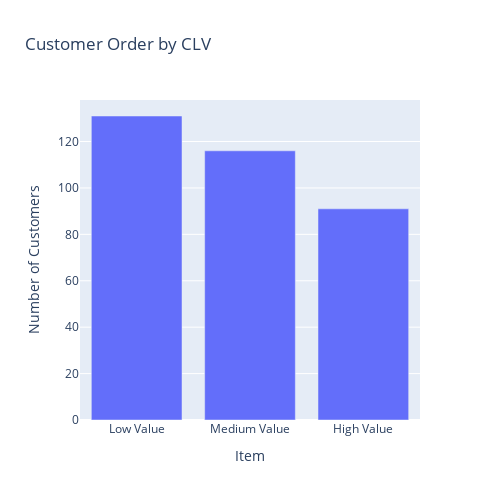

The cell this chart's notebook holds for it:
### Code cell
data['CLV'] = (data['Total_Purchases'] * data['Total_Pages_Viewed']) / data['Age']

data['Item'] = pd.cut(data['CLV'], bins=[1, 2.5, 5, float('inf')],
                         labels=['Low Value', 'Medium Value', 'High Value'])

segment_counts = data['Item'].value_counts().reset_index()
segment_counts.columns = ['Item', 'Count']

# Create a bar chart to visualize the customer segments
fig = px.bar(segment_counts, x='Item', y='Count', 
             title='Customer Order by CLV', width=500, height=500)
fig.update_xaxes(title='Item')
fig.update_yaxes(title='Number of Customers')
fig.show()

### Figure 1 — Plotly figure (JSON) as saved in the notebook; plotly's stock layout.template omitted (floating-point values rounded to 4 significant figures)
{"data": [{"alignmentgroup": "True", "hovertemplate": "Item=%{x}<br>Count=%{y}<extra></extra>", "legendgroup": "", "marker": {"color": "#636efa", "pattern": {"shape": ""}}, "name": "", "offsetgroup": "", "orientation": "v", "showlegend": false, "textposition": "auto", "type": "bar", "x": ["Low Value", "Medium Value", "High Value"], "xaxis": "x", "y": [131, 116, 91], "yaxis": "y"}], "layout": {"barmode": "relative", "height": 500, "legend": {"tracegroupgap": 0}, "title": {"text": "Customer Order by CLV"}, "width": 500, "xaxis": {"anchor": "y", "autorange": true, "domain": [0, 1], "range": [-0.5, 2.5], "title": {"text": "Item"}, "type": "category"}, "yaxis": {"anchor": "x", "autorange": true, "domain": [0, 1], "range": [0, 137.9], "title": {"text": "Number of Customers"}, "type": "linear"}}}
